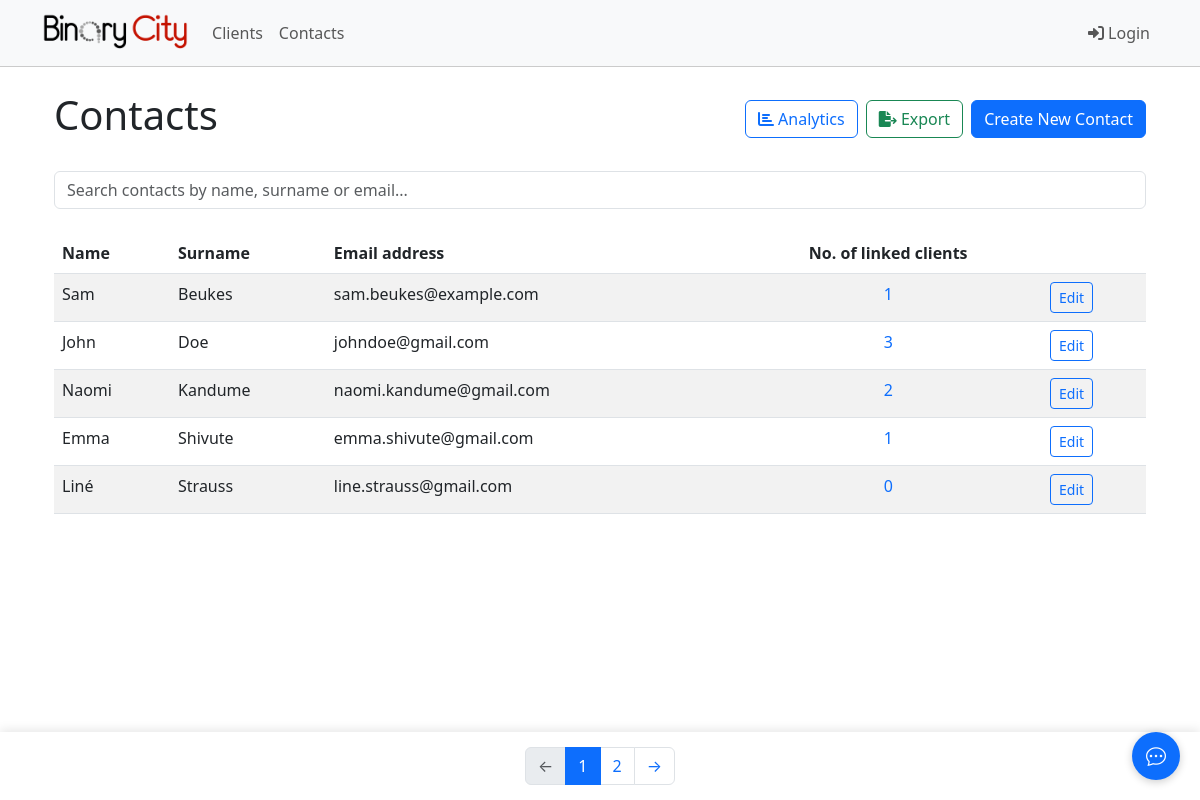
/contacts/, run on the app's committed database.
### binarycity/models.py (models this page shows, shortened)
class Contact(models.Model):
    name = models.CharField(max_length=255, db_index=True)
    surname = models.CharField(max_length=255, db_index=True)
    email = models.EmailField(unique=True, validators=[EmailValidator()], db_index=True)
    created_at = models.DateTimeField(auto_now_add=True, db_index=True)
    updated_at = models.DateTimeField(auto_now=True)
    class Meta:
        ordering = ['surname', 'name']
        indexes = [
            models.Index(fields=['surname', 'name']),
            models.Index(fields=['email']),
            models.Index(fields=['created_at']),
        ]
    def get_client_count(self):
        return self.clients.count()

### binarycity/views.py (the view)
# urls.py: path('contacts/', views.ContactListView.as_view(), name='contact_list'),
class ContactListView(ListView):
    model = Contact
    template_name = 'binarycity/contact_list.html'
    context_object_name = 'contacts'
    paginate_by = 5
    def get_context_data(self, **kwargs):
        context = super().get_context_data(**kwargs)
        context['no_contacts'] = not self.get_queryset().exists()
        return context

### binarycity/templates/binarycity/contact_list.html (shortened to what this page needs)
{% extends 'base.html' %}
{% block content %}
<div class="container">
    <div class="d-flex justify-content-between align-items-center mb-4">
        <h1>Contacts</h1>
        <div class="d-flex align-items-center gap-2">
            <button type="button" class="btn btn-outline-primary" data-bs-toggle="modal" data-bs-target="#analyticsModal">
                <i class="fas fa-chart-bar"></i>
                Analytics
            </button>
            <a href="{% url 'export_contacts' %}" class="btn btn-outline-success">
                <i class="fas fa-file-export"></i>
                Export
            </a>
            <a href="{% url 'contact_create' %}" class="btn btn-primary">Create New Contact</a>
        </div>
    </div>
    {% if no_contacts %}
        <div class="alert alert-info">
            No contact(s) found.
        </div>
    {% else %}
        <div class="mb-4">
            <input type="text" class="form-control" id="contactSearch" placeholder="Search contacts by name, surname or email...">
        </div>
        <div class="table-responsive">
            <table class="table table-striped">
                <thead>
                    <tr>
                        <th class="text-start">Name</th>
                        <th class="text-start">Surname</th>
                        <th class="text-start">Email address</th>
                        <th class="text-center">No. of linked clients</th>
                        <th></th>
                    </tr>
                </thead>
                <tbody>
                    {% for contact in contacts %}
                    <tr class="contact-row">
                        <td class="text-start contact-name">{{ contact.name }}</td>
                        <td class="text-start contact-surname">{{ contact.surname }}</td>
                        <td class="text-start contact-email">{{ contact.email }}</td>
                        <td class="text-center">
                            <a href="#" class="linked-clients-count text-primary text-decoration-none" data-contact-id="{{ contact.id }}">
                                {{ contact.get_client_count }}
                            </a>
                        </td>
                        <td class="text-start">
                            <a href="{% url 'contact_update' pk=contact.pk %}" class="btn btn-sm btn-outline-primary">Edit</a>
                        </td>
                    </tr>
                    {% endfor %}
                </tbody>
            </table>
        </div>
        {% if is_paginated %}
        <div class="pagination-container">
            <nav aria-label="Page navigation">
                <ul class="pagination justify-content-center mb-0">
                    <li class="page-item {% if not page_obj.has_previous %}disabled{% endif %}">
                        <a class="page-link" href="{% if page_obj.has_previous %}?page={{ page_obj.previous_page_number }}{% else %}#{% endif %}" {% if not page_obj.has_previous %}tabindex="-1" aria-disabled="true"{% endif %}>
                            <span aria-hidden="true">&larr;</span>
                        </a>
                    </li>
                    {% for num in page_obj.paginator.page_range %}
                        {% if page_obj.number == num %}
                            <li class="page-item active">
                                <span class="page-link">{{ num }}</span>
                            </li>
                        {% elif num > page_obj.number|add:'-3' and num < page_obj.number|add:'3' %}
                            <li class="page-item">
                                <a class="page-link" href="?page={{ num }}">{{ num }}</a>
                            </li>
                        {% endif %}
                    {% endfor %}
                    <li class="page-item {% if not page_obj.has_next %}disabled{% endif %}">
                        <a class="page-link" href="{% if page_obj.has_next %}?page={{ page_obj.next_page_number }}{% else %}#{% endif %}" {% if not page_obj.has_next %}tabindex="-1" aria-disabled="true"{% endif %}>
                            <span aria-hidden="true">&rarr;</span>
                        </a>
                    </li>
                </ul>
            </nav>
        </div>
        {% endif %}
    {% endif %}
</div>
{% endblock %}

### binarycity/templates/base.html (style rules this page uses)
.table-responsive { margin-top: 20px; margin-bottom: 80px; }
.pagination-container { position: fixed; bottom: 0; left: 0; right: 0; background: white; padding: 15px 0; box-shadow: 0 -2px 10px rgba(0, 0, 0, 0.1); z-index: 1000; }

### data on the page
Contact: name "Sam", surname "Beukes", email "sam.beukes@example.com", get_client_count "1"
Contact: name "John", surname "Doe", email "johndoe@gmail.com", get_client_count "3"
Contact: name "Naomi", surname "Kandume", email "naomi.kandume@gmail.com", get_client_count "2"
Contact: name "Emma", surname "Shivute", email "emma.shivute@gmail.com", get_client_count "1"
Contact: name "Liné", surname "Strauss", email "line.strauss@gmail.com", get_client_count "0"

### other printed values
{{ num }} "1"
{{ num }} "2"
